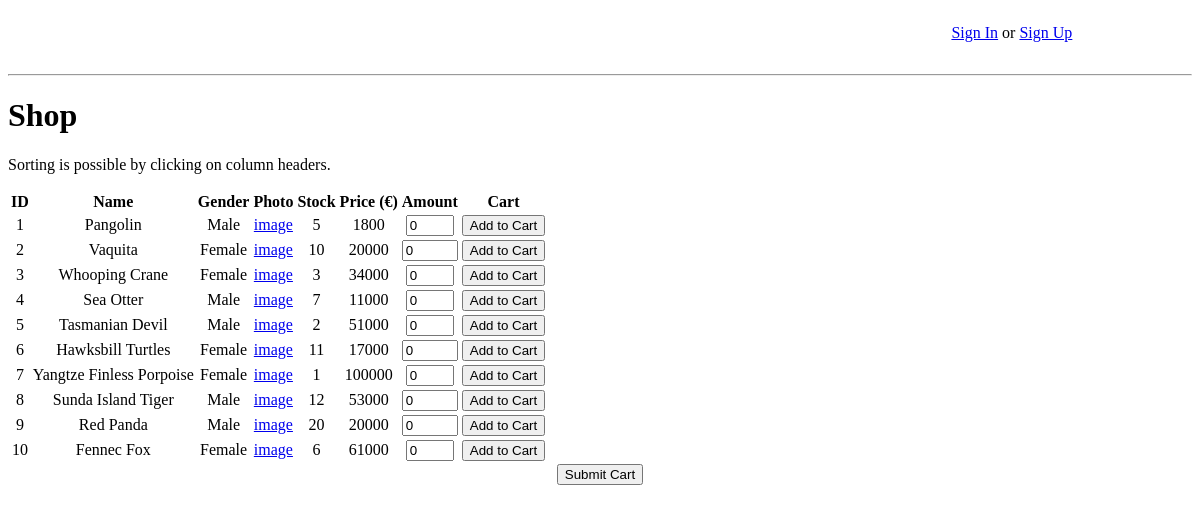
The page /shop.php on the database its author committed.
### tables this page shows
CREATE TABLE `animals` (
  `id` int(11) NOT NULL,
  `name` varchar(50) NOT NULL,
  `gender` varchar(10) NOT NULL,
  `photo` varchar(255) NOT NULL,
  `description` text NOT NULL,
  `quantity` int(11) NOT NULL,
  `price` double NOT NULL
);

### shop.php (the view, shortened to what this page needs)
<?php
include "./php/navigation.php";
$mysqli = require __DIR__ . "/php/database.php";
$sql = "SELECT * FROM animals";
$result = $mysqli->query($sql);
$isAdmin = isset($_SESSION["user_id"]) && $_SESSION["user_id"] == 1;
?>
<!DOCTYPE html>
<html lang="en">
<head>
    <link rel="stylesheet" href="https://cdn.jsdelivr.net/npm/water.css@2/out/dark.css">
    <link rel="stylesheet" href="./css/shop.css">
</head>
<body>
    <h1>Shop</h1>
    <?php if($isAdmin):?>
        <div class="container">
            <div class="buttons">
                <button onclick="showInsertForm()">Insert</button>
                <button onclick="showDeleteForm()">Delete</button>
                <button onclick="hide()">
                    <img class="close-form" src="./assets/icons/close.png" alt="close">
                </button>
            </div>
            <div class="forms">
                <form class="form insert-form" action="./php/insert.php" method="post">
                    <div class="form">
                        <input type="text" name="name" placeholder="name">
                        <input type="text" name="gender" placeholder="gender">
                        <input type="text" name="photo" placeholder="img-link">
                        <input type="text" name="quantity" placeholder="in-stock">
                        <input type="text" name="price" placeholder="price">
                        <button type="submit">Add</button>
                    </div>
                </form>
                <form class="form delete-form" action="./php/delete.php" method="post">
                    <div class="form">
                        <input type="text" name="name" placeholder="Delete by Name">
                        <button type="submit">Delete</button>
                    </div>
                </form>
            </div>
        </div>
    <?php else:?>
        <p>Sorting is possible by clicking on column headers.</p>
    <?php endif; ?>
    <form id="cartForm" action="./cart.php" method="post">
        <table class="sortable">
            <thead>
                <tr>
                    <th>ID</th>
                    <th>Name</th>
                    <th>Gender</th>
                    <th>Photo</th>
                    <th>Stock</th>
                    <th>Price (€)</th>
                    <th class="no-sort">Amount</th>
                    <th class="no-sort">Cart</th>
                </tr>
            </thead>
            <tbody>
                <?php
                while($row = $result->fetch_assoc())
                {
                    echo "<tr>
                            <td>" . $row["id"] . "</td>
                            <td>". $row["name"] . "</td>
                            <td>" . $row["gender"] . "</td>
                            <td><a href='#' onclick='showImage(\"" . $row["photo"] . "\")'>image</a></td>
                            <td>" . $row["quantity"] . "</td>
                            <td>" . $row["price"] . "</td>
                            <td><input type='number' name='amount[".$row['id']."]' value='0' min='0' max='".$row['quantity']."'></td>
                            <td><button type='button' onclick='addToCart(".$row['id'].")'>Add to Cart</button></td>
                        </tr>";
                }
                ?>
            </tbody>
        </table>
        <div class="cart-button">
            <button type="submit">Submit Cart</button>
        </div>
    </form>
</body>
</html>

### css/shop.css (style rules this page uses)
th, td { text-align: center; vertical-align: middle; }
.cart-button { display: flex; justify-content: center; }

### rows shown on the page
animals: id "1", name "Pangolin", gender "Male", quantity "5", price "1800"
animals: id "2", name "Vaquita", gender "Female", quantity "10", price "20000"
animals: id "3", name "Whooping Crane", gender "Female", quantity "3", price "34000"
animals: id "4", name "Sea Otter", gender "Male", quantity "7", price "11000"
animals: id "5", name "Tasmanian Devil", gender "Male", quantity "2", price "51000"
animals: id "6", name "Hawksbill Turtles", gender "Female", quantity "11", price "17000"
animals: id "7", name "Yangtze Finless Porpoise", gender "Female", quantity "1", price "100000"
animals: id "8", name "Sunda Island Tiger", gender "Male", quantity "12", price "53000"
animals: id "9", name "Red Panda", gender "Male", quantity "20", price "20000"
animals: id "10", name "Fennec Fox", gender "Female", quantity "6", price "61000"
